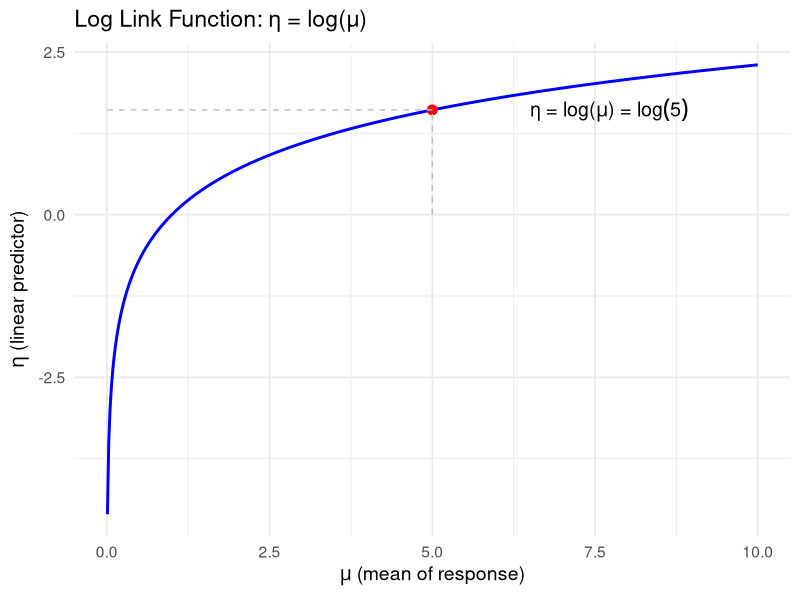
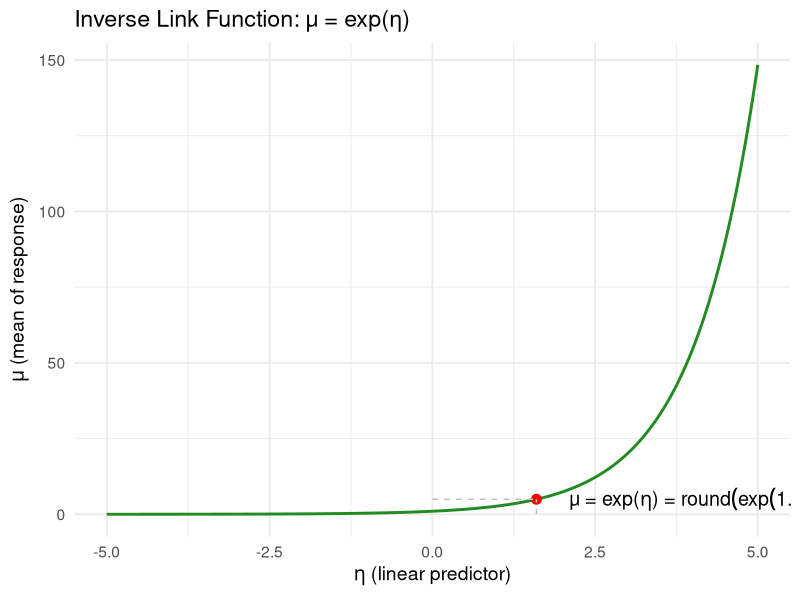

The R script that drew these images, in order:
## ---- chunk 1
knitr::opts_chunk$set(warning = FALSE, message = FALSE)
## ---- chunk 2
library(tidyverse)
 
 # Plot 1: Log Link Function η = log(μ)
mu <- seq(0.01, 10, length.out = 500)
eta_from_mu <- log(mu)
df1 <- data.frame(mu = mu, eta = eta_from_mu)

# Add a point to highlight transformation
highlight1 <- data.frame(mu = 5, eta = log(5))

ggplot(df1, aes(x = mu, y = eta)) +
  geom_line(color = "blue", linewidth = 1) +
  geom_point(data = highlight1, aes(x = mu, y = eta), color = "red", size = 3) +
  geom_segment(
    data = highlight1,
    aes(x = mu, xend = mu, y = 0, yend = eta),
    linetype = "dashed", color = "gray"
  ) +
  geom_segment(
    data = highlight1,
    aes(x = 0, xend = mu, y = eta, yend = eta),
    linetype = "dashed", color = "gray"
  ) +
  geom_text(
    data = highlight1,
    aes(x = mu + 1.5, y = eta),
    label = expression(paste("η = log(", mu, ") = ", log(5))),
    hjust = 0, size = 5
  ) +
  labs(
    title = "Log Link Function: η = log(μ)",
    x = expression(mu ~ "(mean of response)"),
    y = expression(eta ~ "(linear predictor)")
  ) +
  theme_minimal(base_size = 14)
## ---- chunk 3
# Plot 2: Inverse link function (exp)
eta <- seq(-5, 5, length.out = 500)
mu_from_eta <- exp(eta)
df2 <- data.frame(eta = eta, mu = mu_from_eta)

# Highlight a point
highlight2 <- data.frame(eta = 1.6, mu = exp(1.6))

ggplot(df2, aes(x = eta, y = mu)) +
  geom_line(color = "forestgreen", linewidth = 1) +
  geom_point(data = highlight2, aes(x = eta, y = mu), color = "red", size = 3) +
  geom_segment(
    data = highlight2,
    aes(x = eta, xend = eta, y = 0, yend = mu),
    linetype = "dashed", color = "gray"
  ) +
  geom_segment(
    data = highlight2,
    aes(x = 0, xend = eta, y = mu, yend = mu),
    linetype = "dashed", color = "gray"
  ) +
  geom_text(
    data = highlight2,
    aes(x = eta + 0.5, y = mu),
    label = expression(paste("μ = exp(", eta, ") = ", round(exp(1.6), 1))),
    hjust = 0, size = 5
  ) +
  labs(
    title = "Inverse Link Function: μ = exp(η)",
    x = expression(eta ~ "(linear predictor)"),
    y = expression(mu ~ "(mean of response)")
  ) +
  theme_minimal(base_size = 14)
